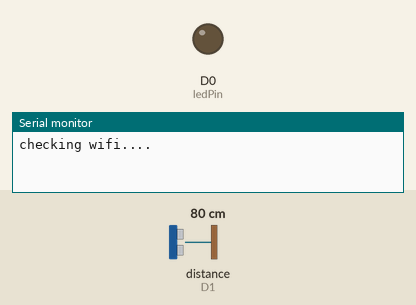
Bench run of a sketch on a simulated ESP8266 (NodeMCU). Parts: output pins drawn as LEDs (lit = HIGH), the last lines printed to the serial monitor. Wiring (inferred from the names in the program): ultrasonic range finder: trigger D2; echo D1. Inputs (shaded band) come from the test bench; at power-on: distance to the obstacle (sensor on D1) 80 cm. The echo pulse lasts 58.3 µs per cm; WiFi joins after 1.5 s; servers stay silent unless stated; no MQTT or app messages arrive unless stated; pins used as bus, display or sensor lines are not drawn.

Above: at 0.1 s.
At 2.1 s:
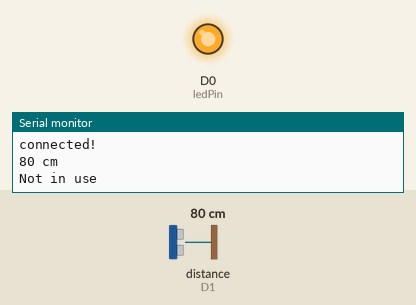
Timing chart, 0 to 3.6 s (numbered marks = the images above):
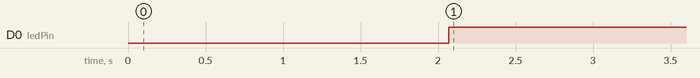

The sketch:

mens_3.1.ino
```cpp
#include <ESP8266WiFi.h>
#include <MQTTClient.h>

int trigPin = 4;
int echoPin = 5;
const int ledPin = D0;
const char *ssid = "T-Mobile Broadband08";
const char *pass = "21485008";
int count = 1;

WiFiClient net;
MQTTClient client;

unsigned long lastMillis = 0;

void connect(); // <- predefine connect() for setup()

void setup() {
  pinMode(trigPin, OUTPUT);
  pinMode(echoPin, INPUT);
  pinMode(ledPin, OUTPUT);
  Serial.begin(9600);
  WiFi.begin(ssid, pass);
  client.begin("192.168.0.142", net); // IP address of my laptop, may change everytime. Or better, the mqtt server can go here.

  connect();
}

void connect() {
  Serial.print("checking wifi...");
  while (WiFi.status() != WL_CONNECTED) {
    Serial.print(".");
    delay(1000);
  }

  Serial.print("\nconnecting...");
  while (!client.connect("arduino", "try", "try")) {
    Serial.print(".");
    delay(1000);
  }

  Serial.println("\nconnected!");

//  client.subscribe("sensor");
  // client.unsubscribe("/example");
}

void loop() {
  client.loop();
  delay(10); // <- fixes some issues with WiFi stability

  if(!client.connected()) {
    connect();
  }

//USS code
long duration, distance;
  digitalWrite(trigPin, LOW);  // Added this line
  delayMicroseconds(2); // Added this line
  digitalWrite(trigPin, HIGH);

  delayMicroseconds(10); // Added this line
  digitalWrite(trigPin, LOW);
  duration = pulseIn(echoPin, HIGH);
  distance = (duration/2) / 29.1;
  Serial.print(distance);
  Serial.println(" cm");

  if (distance < 30){
    count++;
    delay(3000);
  }

  if (count%2 == 0){
    Serial.println("In use");
    client.publish("mens", "3");
    digitalWrite(ledPin, LOW);
//    delay(3000);
  }else{
    Serial.println("Not in use");
    client.publish("mens", "0");
    digitalWrite(ledPin, HIGH);
  }

  if (count == 100){
    count=1;
  }
  delay(200);
}

void messageReceived(String topic, String payload, char * bytes, unsigned int length) {
  Serial.print("incoming: ");
  Serial.print(topic);
  Serial.print(" - ");
  Serial.print(payload);
  Serial.println();
}
```

Measured:
- by itself, D0 (ledPin): LOW → HIGH at 2.1 s
